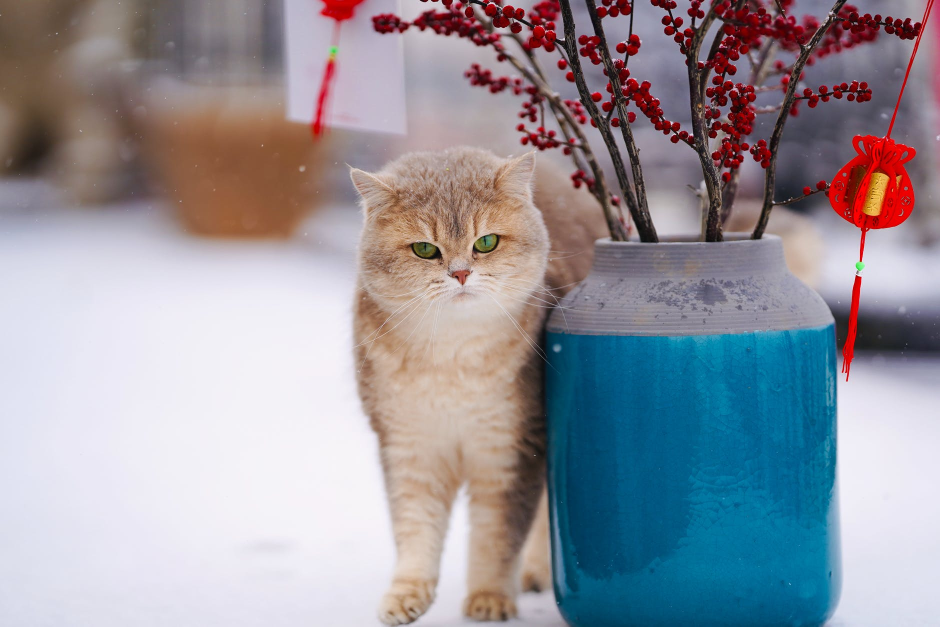
#> input picture BasicLesson4/img/cat.jpg, 1880 x 1253 px (shown at 1/2 size)
$ jupyter execute Untitled.ipynb   (shell and % lines are left out)
#> lines starting #> are read from the running program, lines starting #| are printed output that depends on the picture
[cell 1]
import numpy as np

[cell 2]
import matplotlib.pyplot as plt

[cell 3]
import cv2

[cell 4]
import os

[cell 5]
os.getcwd()

[cell 6]
cv2.__version__

[cell 7]
img = cv2.imread('img/cat.jpg')
#> img is the input picture: shape (1253, 1880, 3); mean B, G, R 156.4, 148.3, 149.8

[cell 8]
type(img)

[cell 9]
img.shape
#> Out = (1253, 1880, 3)

[cell 10]
plt.imshow(img)

[cell 11]
img_fixed = cv2.cvtColor(img, cv2.COLOR_BGR2RGB)

[cell 12]
plt.imshow(img_fixed)

[cell 13]
img_gray = cv2.imread('img/cat.jpg', cv2.IMREAD_GRAYSCALE)
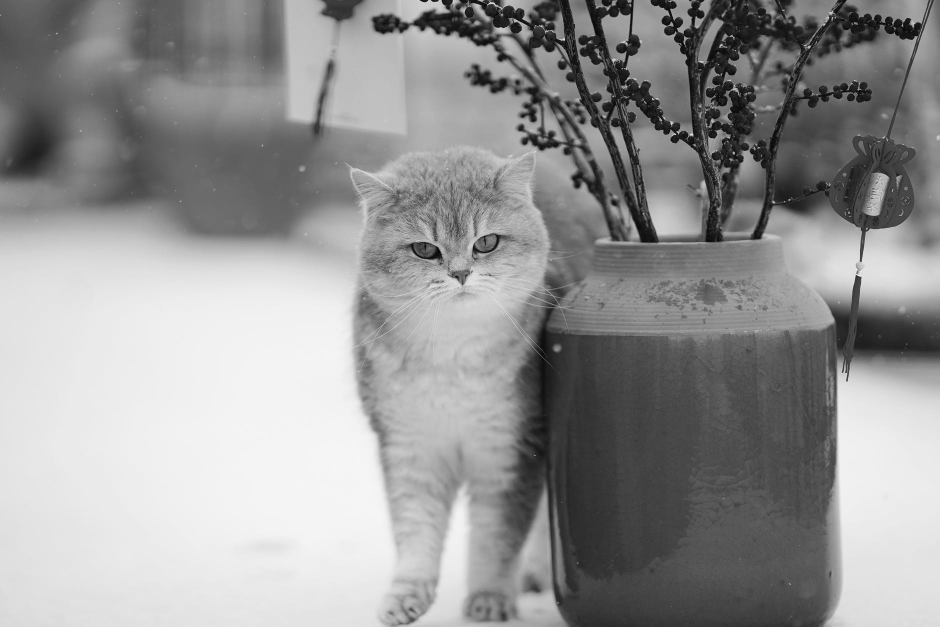
#> img_gray: shape (1253, 1880) (shown at 1/2 size); min 0, max 255, mean 149.6

[cell 14]
plt.imshow(img_gray, cmap='gray')

[cell 15]
img_fixed.shape
#> Out = (1253, 1880, 3)

[cell 16]
img_resize = cv2.resize(img_fixed, (1000,500))
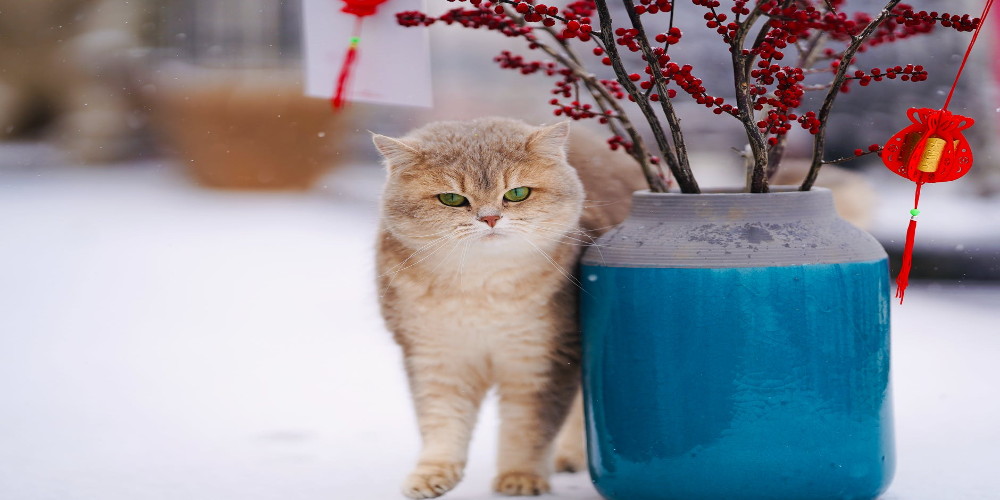
#> img_resize: shape (500, 1000, 3); mean R, G, B 149.7, 148.2, 156.4

[cell 17]
plt.imshow(img_resize)

[cell 18]
img_flip = cv2.flip(img_fixed,1)
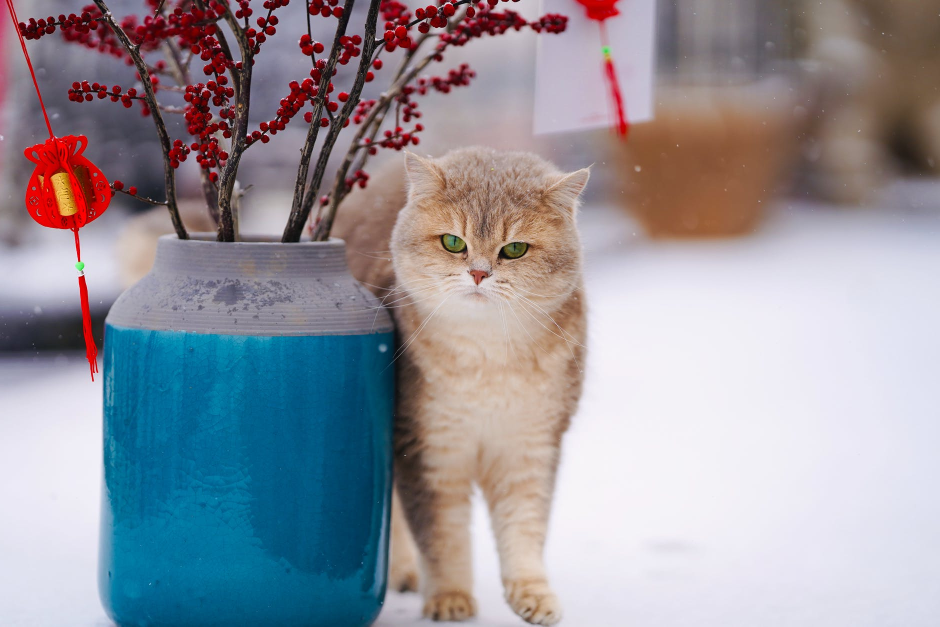
#> img_flip: shape (1253, 1880, 3) (shown at 1/2 size); mean R, G, B 149.8, 148.3, 156.4

[cell 19]
plt.imshow(img_flip)

[cell 20]
img_save = cv2.cvtColor(img_flip, cv2.COLOR_RGB2BGR)

[cell 21]
cv2.imwrite('./img/img_flip.jpg', img_save)
#> Out = True

[cell 22]
a = img_gray[0]
#> a = 1880 values, max 224 at index 860, min 0 at index 1379, mean 106.3
b = img_fixed[0]
#> b = 1880 rows, first 8: [111, 88, 70], [111, 88, 70], [111, 88, 70], [112, 89, 71], [112, 89, 71], [113, 90, 72], [113, 90, 72], [113, 90, 72]

[cell 23]
a,b

[cell 24]
i = 1800
print(a[i])
#| 144
print(0.2989 * b[i][0] + 0.5870 * b[i][1] + 0.1140 * b[i][2])
#| 144.1365

$ run again, with BasicLesson4/img/img_flip.jpg copied over BasicLesson4/img/cat.jpg
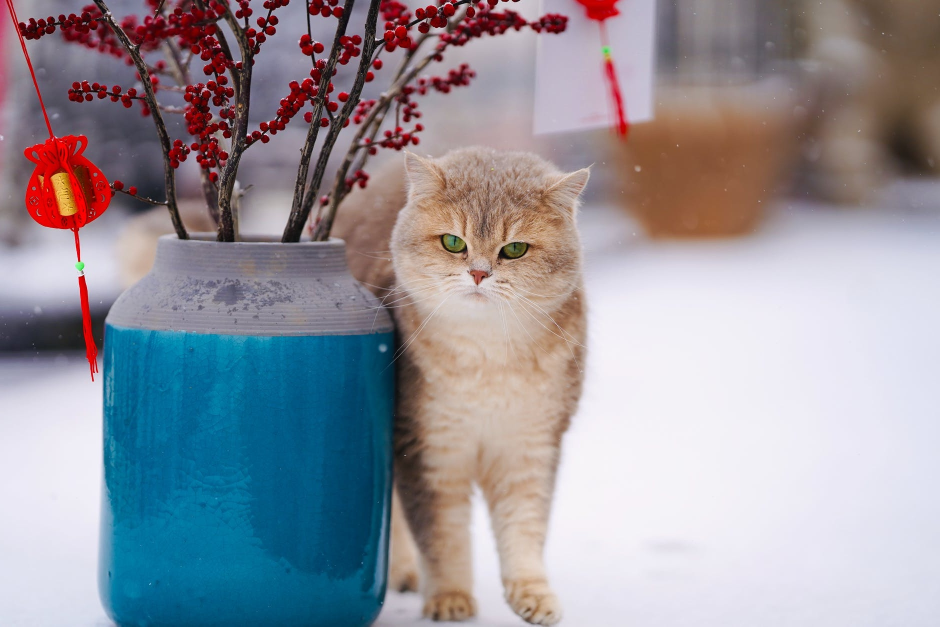
#> input picture BasicLesson4/img/img_flip.jpg, 1880 x 1253 px (shown at 1/2 size)
#> img is the input picture: shape (1253, 1880, 3); mean B, G, R 156.5, 148.3, 149.8
#> `img_gray = cv2.imread('img/cat.jpg', cv2.IMREAD_GRAYSCALE)`:
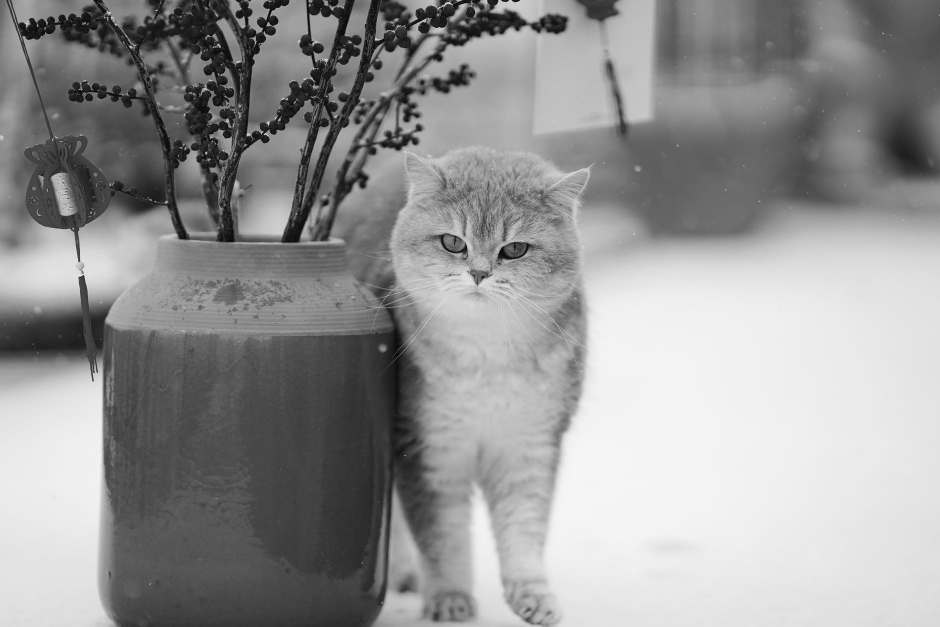
#> img_gray: shape (1253, 1880) (shown at 1/2 size); min 0, max 255, mean 149.7
#> `cv2.imwrite('./img/img_flip.jpg', img_save)`: Out = True
#> a = 1880 values, max 225 at index 973, min 3 at index 192, mean 106.4
#> b = 1880 rows, first 8: [191, 50, 93], [191, 51, 96], [192, 52, 99], [192, 54, 103], [193, 57, 105], [193, 60, 107], [193, 62, 106], [191, 64, 105]
#| 101
#| 101.1721
